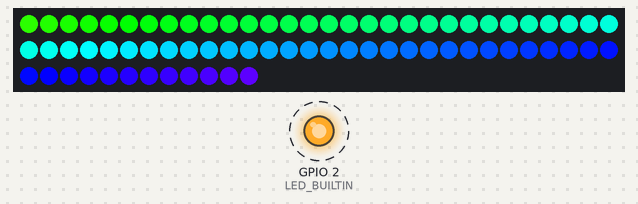
A sketch run on a simulated ESP32. On the bench: 72 RGB LEDs in strip order, left to right, continuing on the next row, output pins drawn as LEDs (lit = HIGH). Dashed ring = blinking. What the sketch prints to the serial monitor is not drawn.

Above: at 0.45 s.
At 10.16 s:
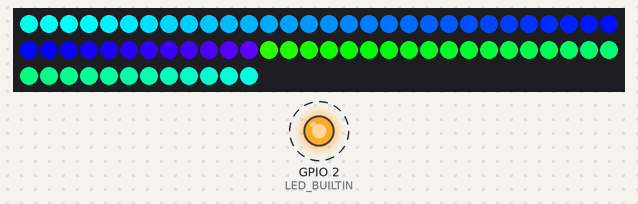
At 18.95 s:
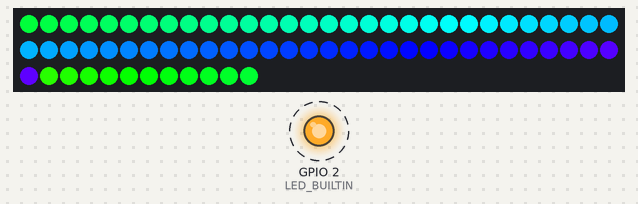
At 38.36 s:
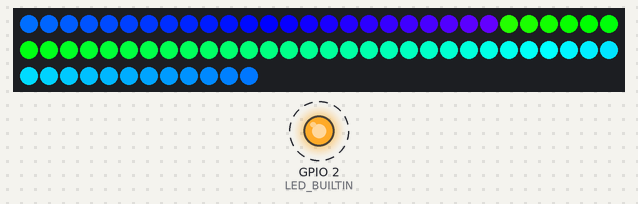
Timing chart, 0 to 40.0 s (numbered marks = the images above):
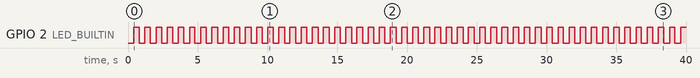

The sketch:

v1_blue_green_test.ino
```cpp
/*
 * v1_blue_green_test — Standalone V1 Huzzah32 LED test
 * =====================================================
 * No WiFi, no Art-Net. Drives output 1 only (GPIO 12) with a moving
 * blue/green rainbow across 72 pixels. Output 0 (GPIO 32 / badge) is
 * left off.
 *
 * Upload (from V4/Arduino/):
 *   ./v1_blue_green_test_upload.sh --auto
 */

#include <Arduino.h>
#include <Adafruit_NeoPixel.h>

#ifndef LED_BUILTIN
  #define LED_BUILTIN 13
#endif

// V1 Huzzah32 output 1 — collar / long strip
static const uint8_t OUTPUT1_PIN = 12;
static const uint16_t PIXEL_COUNT = 72;

// Green (~21845) through cyan (~32768) to blue (~43690) on the 16-bit hue wheel
static const uint16_t HUE_MIN = 20000;
static const uint16_t HUE_MAX = 48000;
static const uint16_t HUE_BAND = HUE_MAX - HUE_MIN;

Adafruit_NeoPixel strip(PIXEL_COUNT, OUTPUT1_PIN, NEO_GRB + NEO_KHZ800);

uint16_t rainbowOffset = 0;

void setup() {
  pinMode(LED_BUILTIN, OUTPUT);
  digitalWrite(LED_BUILTIN, LOW);

  Serial.begin(115200);
  delay(300);
  Serial.println();
  Serial.println("V1 blue/green test firmware");
  Serial.printf("Output 1: pin %u, %u pixels, no WiFi\n", OUTPUT1_PIN, PIXEL_COUNT);

  strip.begin();
  strip.setBrightness(255);
  strip.clear();
  strip.show();
  Serial.println("LED strip ready — running blue/green rainbow");
}

void loop() {
  for (uint16_t p = 0; p < PIXEL_COUNT; p++) {
    uint16_t hue = HUE_MIN + (uint16_t)(((uint32_t)HUE_BAND * p / PIXEL_COUNT + rainbowOffset) % HUE_BAND);
    strip.setPixelColor(p, strip.ColorHSV(hue, 255, 255));
  }
  strip.show();

  rainbowOffset += 300;
  digitalWrite(LED_BUILTIN, (millis() / 400) & 1);

  delay(25);
}
```

Measured:
- by itself, GPIO 2 (LED_BUILTIN): alternates HIGH for 0.41 s and LOW for 0.39 s
